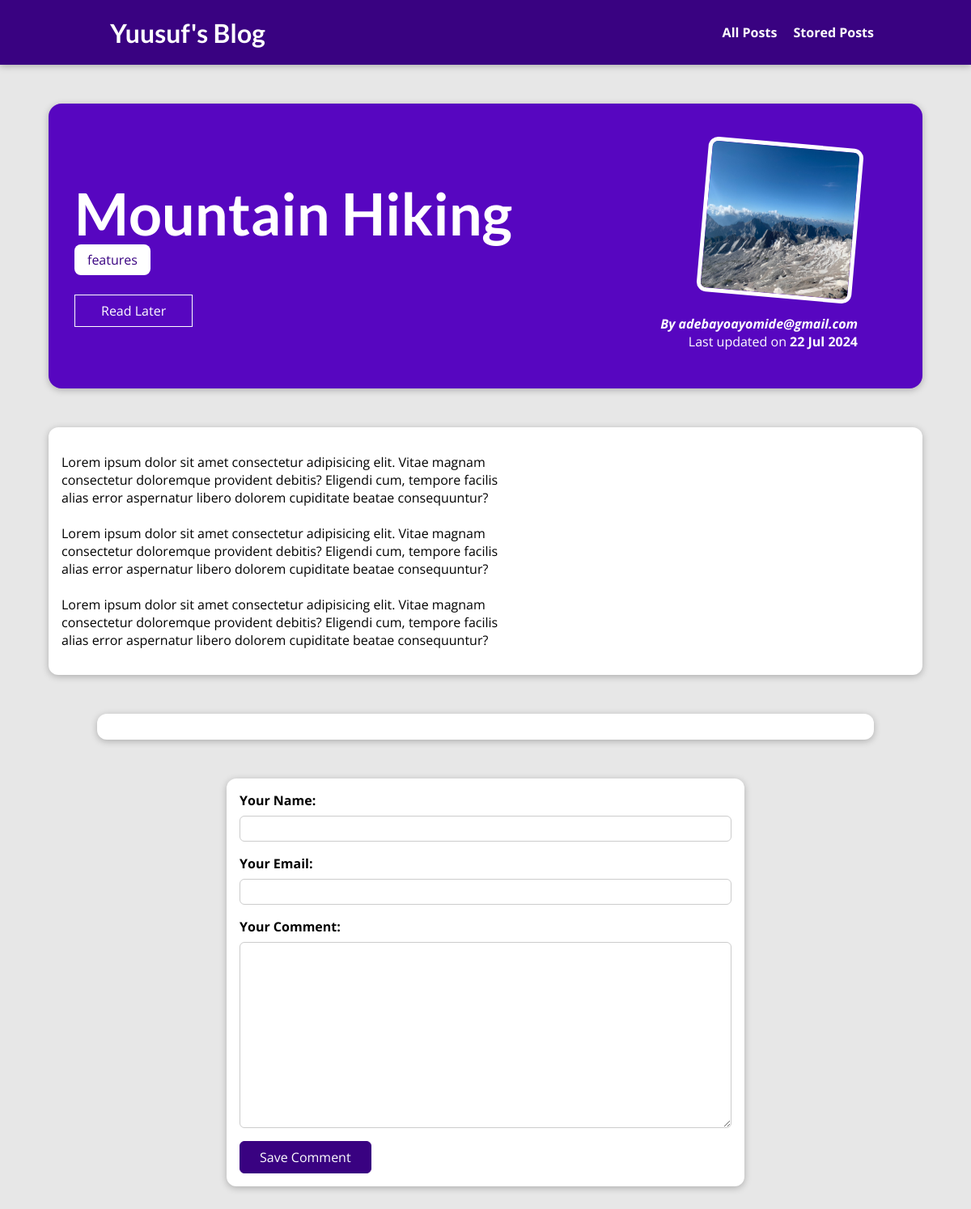
Screenshot of /post/hike-in-the-mountains with the database file from the repository.
### blog/models.py (models this page shows, shortened)
class Posts(models.Model):
    title=models.CharField(max_length=50)
    excerpt=models.CharField(max_length=100)
    image=models.ImageField(upload_to="posts",null=True)
    date=models.DateField(auto_now=True)
    slug=models.SlugField(default="",unique=True,null=False,db_index=True)
    content=models.TextField(validators=[MinLengthValidator(10)])
    author=models.ForeignKey(Author, on_delete=models.SET_NULL,null=True,related_name="posts")
    tag=models.ManyToManyField(Tag)

class Tag(models.Model):
    caption=models.CharField(max_length=100)

class Author(models.Model):
    first_name=models.CharField(max_length=100)
    last_name=models.CharField(max_length=100)
    email_address=models.EmailField( max_length=254)

### blog/views.py (the view, shortened to what this page needs)
# urls.py: path("post/<slug:slug>",views.PostDetailView.as_view(),name="post-detail-page"),
class PostDetailView(View):
    def is_stored_post(self, request, post_id):
        stored_posts = request.session.get("stored_posts")
        if stored_posts is not None:
            is_saved_for_later = post_id in stored_posts
        else:
            is_saved_for_later = False
        return is_saved_for_later
    def get(self,request,slug):
        post=Posts.objects.get(slug=slug)
        context={
            "posts":post,
            "post_tags":post.tag.all(),
            "comment_form":CommentForm(),
            "comments":post.comments.all().order_by("-id"),
            "saved_for_later":self.is_stored_post(request,post.id)
        }
        return render(request,"blog/post-detail.html",context)

### blog/forms.py
class CommentForm(forms.ModelForm):
    class Meta:
        model=Comment
        fields = ['user_name', 'user_email', 'text']
        labels={
            "user_name":"Your Name",
            "user_email":"Your Email",
            "text":"Your Comment"
        }

### blog/templates/blog/post-detail.html (shortened to what this page needs)
{% extends "base.html" %}
{% load static %}
{% block css_files %}
 <link rel="stylesheet" href="{%static "blog/post-detail.css"%}">
{% endblock %}
{% block content %}
<section id="summary">
  <h2>{{posts.title}}</h2>
  <div>
    {%for tag in post_tags%}
    <span class="tag">
      {{tag.caption}}
    </span>
    {%endfor%}
  </div>
  <div id="read-later">
    <form action="{% url "read-later"%}" method="POST">
      <button>
        {% if saved_for_later %}
          Remove from "Read Later" List
        {% else %}
          Read Later
        {% endif %}
      </button>
    </form>
  </div>
  <article>
      <img src="{{posts.image.url}}" alt="">
      <address>By <a href="mailto:test@test.com">{{posts.author.email_address}}</a></address>
      <div>Last updated on <time>{{posts.date|date:"d M Y"}}</time></div>
  </article>
</section>
<main>
  {{posts.content|linebreaks}}
</main>
<section id="comments">
</section>
<section id="comment-form">
  <div>
    <form action="{% url "post-detail-page" posts.slug%}" method="POST">
     {%for form_field in comment_form%}
      <div class="form-control">
        {{ form_field.label_tag }}
        {{ form_field }}
      </div>
    {% endfor %}
      <button>Save Comment </button>
    </form>
  </div>
</section>
{% endblock content %}

### static/app.css (style rules this page uses)
* { box-sizing: border-box; }
html { font-family: 'Open Sans', 'Lato', sans-serif; }
body { margin: 0; }
h1, h2, h3 { font-family: 'Lato', sans-serif; font-weight: bold; }

### blog/static/blog/post-detail.css (style rules this page uses)
body { background-color: #e7e7e7; }
html { scroll-behavior: smooth; }
#summary { margin: 8rem auto 3rem auto; padding: 2rem; width: 90%; max-width: 90rem; border-radius: 16px; background-color: #5706c0; position: relative; box-shadow: 0 2px 8px rgba(0, 0, 0, 0.25); height: 22rem; }
#summary h2 { color: white; font-size: 4.5rem; margin-bottom: 0.25rem; }
#summary article { position: absolute; top: 2rem; right: 3rem; padding: 1rem 2rem; border-radius: 12px; text-align: right; color: white; }
#summary article img { width: 12rem; height: 12rem; border-radius: 12px; transform: rotateZ(5deg); border: 5px solid white; margin-bottom: 1rem; }
#summary address { font-weight: bold; }
#summary a { color: white; text-decoration: none; }
#summary time { font-weight: bold; }
#read-later { margin: 2rem 0; }
#read-later button { background-color: transparent; border: 1px solid white; padding: 0.5rem 2rem; font: inherit; color: white; cursor: pointer; }
main { width: 90%; max-width: 90rem; margin: 3rem auto; background-color: white; padding: 1rem; border-radius: 12px; box-shadow: 0 2px 8px rgba(0, 0, 0, 0.25); }
.tag { background-color: white; color: #390281; padding: 0.5rem 1rem; border-radius: 8px; }
#comment-form { margin: 3rem auto; width: 90%; max-width: 40rem; border-radius: 12px; background-color: white; box-shadow: 0 2px 8px rgba(0, 0, 0, 0.25); padding: 1rem; }
#comment-form button { font: inherit; background-color: #390281; color: white; border: 1px solid #390281; padding: 0.5rem 1.5rem; border-radius: 6px; cursor: pointer; }
.form-control { margin-bottom: 1rem; }
.form-control label { font-weight: bold; margin-bottom: 0.5rem; display: block; }
.form-control input, .form-control textarea { display: block; width: 100%; font: inherit; padding: 0.25rem; border-radius: 6px; border: 1px solid #ccc; }
#comments { margin: 3rem auto; width: 90%; max-width: 60rem; border-radius: 12px; background-color: white; box-shadow: 0 2px 8px rgba(0, 0, 0, 0.25); padding: 1rem 2rem; }

### rows the page displays
Posts: title "Mountain Hiking", image (picture), author.email_address "adebayoayomide@gmail.com", date "22 Jul 2024", content "Lorem ipsum dolor sit amet consectetur adipisicing elit. Vitae magnam consectetur doloremque provident debitis? Eligendi cum, tempore facilis alias error aspernatur libero dolorem cupiditate beatae consequuntur? Lorem ipsum dolor sit amet consectetur adipisicing elit. Vitae magnam consectetur doloremque provident debitis? Eligendi cum, tempore facilis alias error aspernatur libero dolorem cupiditate beatae consequuntur? Lorem ipsum dolor sit amet consectetur adipisicing elit. Vitae magnam consectetur doloremque provident debitis? Eligendi cum, tempore facilis alias error aspernatur libero dolorem cupiditate beatae consequuntur?"
Tag: caption "features"
